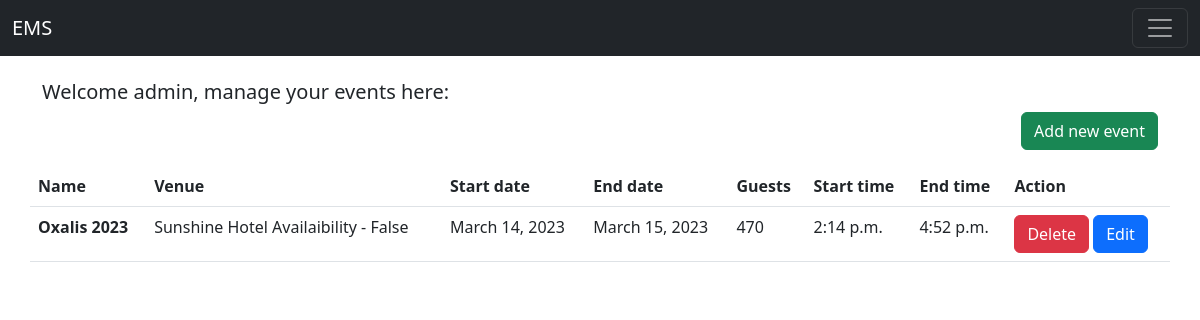
The page /eventCrud/ (signed in) on the database as committed earlier.
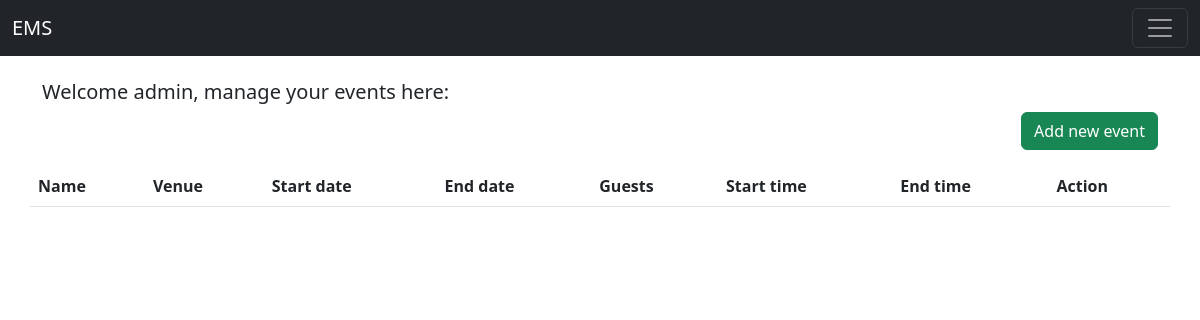
The same page on the database as committed later.
### eventApp/models.py (models this page shows, shortened)
class UserAccount(AbstractBaseUser, PermissionsMixin):
    email = models.CharField(max_length = 50,unique=True)
    name = models.CharField(max_length=200)
    is_active = models.BooleanField(default=True)
    is_xUser = models.BooleanField(default=False)
    is_nUser = models.BooleanField(default=True)
    is_staff = models.BooleanField(default=False)
    objects = UserAccountManager()
    USERNAME_FIELD = 'email'
    REQUIRED_FIELDS = ['name']
    def __str__(self):
        return self.name

class CreatEvent(models.Model):
    typ = (
        ('WeddingAnniversary', 'Wedding Anniversary'),
        ('BirthDay Party','BirthDay Party'),
        ('Conference', 'Conference'),
        ('CelebrationParty','Celebration Party'),
    )
    name = models.CharField(max_length=200)
    desc = models.TextField(null=True, blank=True)
    startDate = models.DateField(auto_now_add=False, auto_now=False)
    endDate = models.DateField(auto_now=False, auto_now_add=False)
    startTime = models.TimeField(auto_now=False,auto_now_add=False,null=True, blank=True)
    endTime = models.TimeField(auto_now=False,auto_now_add=False,null=True, blank=True)
    venue = models.ForeignKey(Venues,on_delete=models.CASCADE, null=True, blank=True)
    TicketPrice = models.PositiveIntegerField(null=True, blank=True)
    slug = AutoSlugField(populate_from = 'name',unique=True,null=True,default=None)
    img = models.ImageField(upload_to='event/' ,null=True, blank=True)
    eveTyp = models.CharField(choices=typ,null=True,blank=True,max_length=50)
    eveManager = models.ForeignKey(UserAccount, on_delete=models.CASCADE  ,null=True,blank=True)
    nGuest = models.PositiveIntegerField(null=True,blank=True)
    tBkngPrice = models.PositiveBigIntegerField(null=True,blank=True)
    def getEdit(self):
        return f'/crudEdit/{self.slug}/'

class Venues(models.Model):
    typV = (
        ('WeddingAnniversary', 'Wedding Anniversary'),
        ('BirthDay Party','BirthDay Party'),
        ('Conference', 'Conference'),
        ('CelebrationParty','Celebration Party'),
    )
    name = models.CharField(max_length=200)
    desc = models.CharField(max_length=300)
    img = models.ImageField(upload_to='venues/', null=True, blank=True)
    cpcty = models.PositiveIntegerField()
    mincpcty = models.PositiveIntegerField(blank=True,null=True)
    bkngPrice = models.PositiveIntegerField()
    rating = models.IntegerField(null=True, blank= True)
    areaSpecs = models.CharField(max_length=200)
    city = models.ForeignKey(City,on_delete=models.CASCADE,null=True,blank=True)
    address = models.CharField(max_length=400)
    availabililty = models.BooleanField(default=True)
    speciality = models.CharField(max_length=100,null=True,blank=True,choices=typV)
    slug = AutoSlugField(populate_from = 'name',unique=True,null=True,default=None,blank=True)
    mobNo = models.CharField(max_length=15,null=True,blank=True)
    def __str__(self):
        return f'{self.name} Availaibility - {self.availabililty}'

### eventApp/views.py (the view)
# urls.py: path('eventCrud/',views.eventCrude,name='eventCrude'),
@login_required(login_url='/login/')
def eventCrude(request):
    events = CreatEvent.objects.filter(eveManager = request.user)
    context = {
        'eve' : events,
    }
    return render(request,'main/crud/eventCrud.html',context)

### templates/main/crud/eventCrud.html (shortened to what this page needs)
{% extends 'index.html' %}
{% block content %}
    <div class="container mt-4">
        <div class="row">
            <h5><span>Welcome {{request.user}}, manage your events here: </span></h5>
            <span class="d-flex justify-content-end align-items-left"><a href="{% url 'places' %}"><button class="btn btn-success">Add new event</button></a></span>
            <table class="table mt-3">
                <thead>
                  <tr>
                    <th scope="col">Name</th>
                    <th scope="col">Venue</th>
                    <th scope="col">Start date</th>
                    <th scope="col">End date</th>
                    <th scope="col">Guests</th>
                    <th scope="col">Start time</th>
                    <th scope="col">End time</th>
                    <th scope="col">Action</th>
                  </tr>
                </thead>
                <tbody>
                    {% for x in eve %}
                        <tr>
                            <th scope="row">{{x.name}}</th>
                            <td>{{x.venue}}</td>
                            <td>{{x.startDate}}</td>
                            <td>{{x.endDate}}</td>
                            <td>{{x.nGuest}}</td>
                            <td>{{x.startTime}}</td>
                            <td>{{x.endTime}}</td>
                            <td>
                                <span>
                                    <button type="button" class="btn btn-danger" data-bs-toggle="modal" data-bs-target="#exampleModal{{forloop.counter}}">Delete</button>
                                </span>
                                <span>
                                    <a href="{{x.getEdit}}"><button type="button" class="btn btn-primary">Edit</button></a>
                                </span>
                            </td>
                        </tr>
                  {% endfor %}
                </tbody>
              </table>
              {% for x in eve %}
                    </div>
            {% endfor %}
        </div>
    </div>
{% endblock %}

### templates/index.html (shortened to what this page needs)
<!DOCTYPE html>
<html lang="en">
<head>
    <link href="https://cdn.jsdelivr.net/npm/bootstrap@5.3.0-alpha1/dist/css/bootstrap.min.css" rel="stylesheet"
>
</head>
<body>
    <header>
        {% include 'components/header.html' %}
    </header>
    <main>
        <article>
            {% block content %}{% endblock %}
        </article>
    </main>
</body>
</html>

### templates/components/header.html (shortened to what this page needs)
<nav class="navbar navbar-dark bg-dark">
     <div class="container-fluid">
    <a class="navbar-brand" href="{% url 'home' %}">EMS</a>
    <button class="navbar-toggler" type="button" data-bs-toggle="collapse" data-bs-target="#navbarSupportedContent" aria-controls="navbarSupportedContent" aria-expanded="false" aria-label="Toggle navigation">
      <span class="navbar-toggler-icon"></span>
    </button>
  </div>
</nav>

Rows that differ between the two databases and show on the page:
removed CreatEvent: name "Oxalis 2023", venue "Sunshine Hotel Availaibility - False", startDate "March 14, 2023", endDate "March 15, 2023", nGuest "470", startTime "2:14 p.m.", endTime "4:52 p.m."
